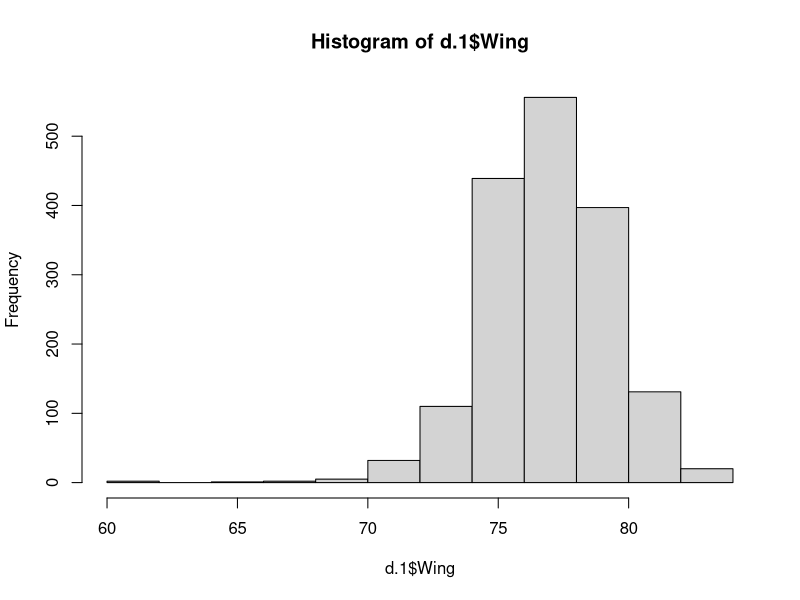
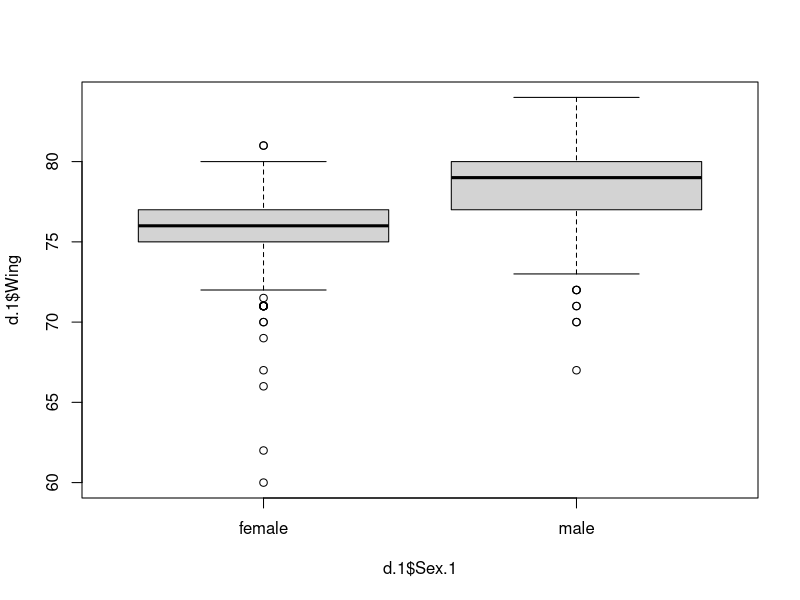
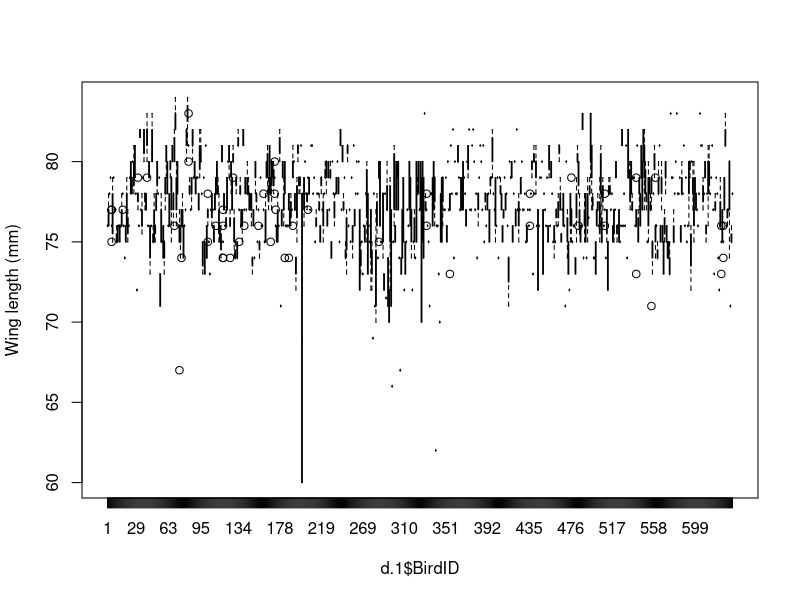

Write R code to recreate these figures, in order. (Note: this script raises an error after producing the figures.)
#!/bin/env Rscript

# Author: PokMan Ho pok.ho19@imperial.ac.uk
# Script: StatsWithSparrows13.R
# Desc: minimal R function with two in-script tests
# Input: none -- run in R console line-by-line
# Output: R terminal output
# Arguments: 0
# Date: Oct 2019

d<-read.table("../Data/SparrowSize.txt", header = T)
d.1<-d[which(!is.na(d$Wing)),]
hist(d.1$Wing)
m.1<-lm(d.1$Wing~d.1$Sex.1)
summary(m.1)
boxplot(d.1$Wing~d.1$Sex.1)
anova(m.1)
t.test(d.1$Wing~d.1$Sex.1, var.equal=T)
boxplot(d.1$Wing~d.1$BirdID, ylab = "Wing length (mm)")

library(dplyr)
tbl_df(d.1)
# glimpse(d.1)
d$Mass %>% cor.test(d$Tarsus, na.rm=T)
d.1 %>% group_by(BirdID) %>% summarise(count=length(BirdID))
count(d.1, BirdID)
d.1 %>% group_by(BirdID) %>% summarise(count=length(BirdID)) %>% count(count)
count(d.1, d.1$BirdID) %>% count(count)
m.3<-lm(d.1$Wing~as.factor(d.1$BirdID))
anova(m.3)
boxplot(d$Mass~d$Year)
m.2<-lm(d$Mass~as.factor(d$Year))
anova(m.2)
summary(m.2)
t(model.matrix(m.2))

## exercise
d.2<-d[which(d$Year!=2000),]
mm.1<-anova(lm(d.2$Mass~d.2$Sex.1)) ## more useful
aov(d.2$Mass~d.2$Sex.1)
aov(lm(d.2$Mass~d.2$Sex.1)) ## same as above
mm.1;summary(mm.1)
